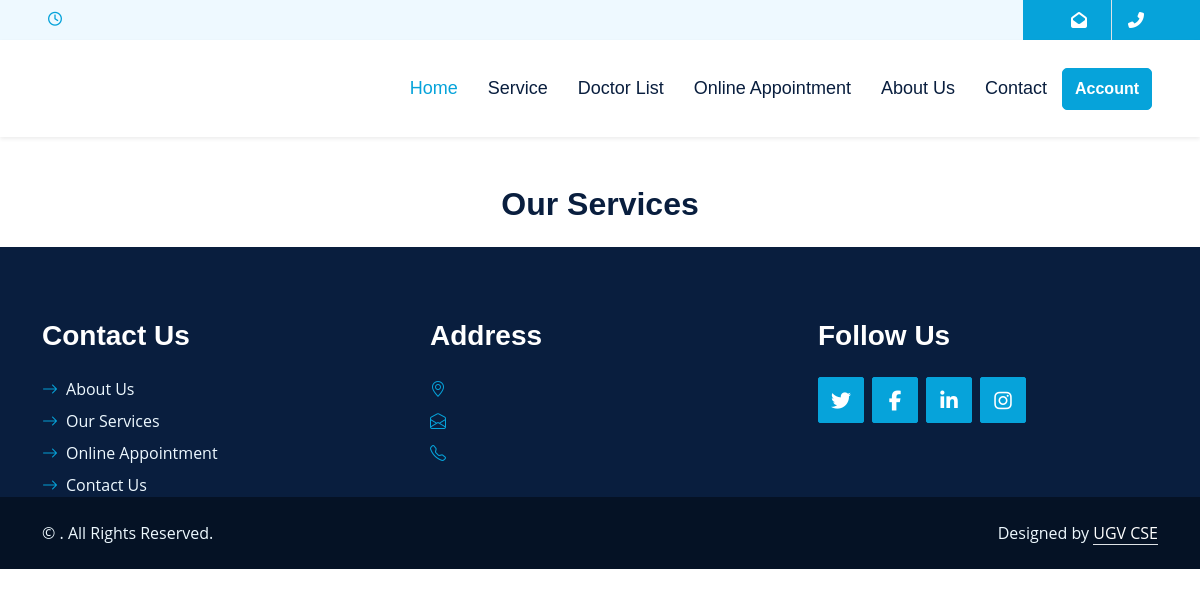
The page /public-services/ on the database as committed earlier.
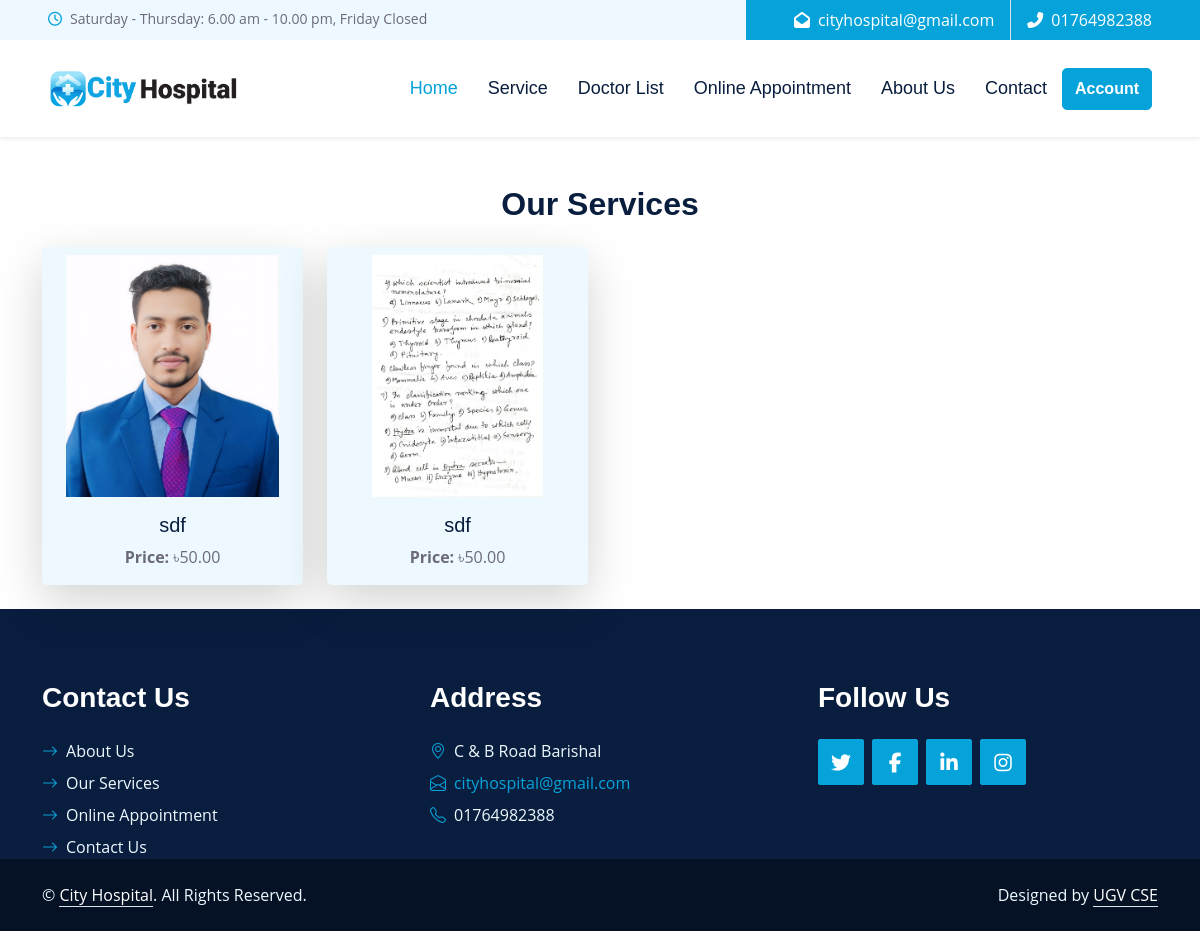
The same page on the database as committed later.
### pms/models.py (models this page shows, shortened)
class SiteInfo(models.Model):
    site_name = models.CharField(max_length=20)
    color_logo = models.ImageField(upload_to='logo/')
    white_logo = models.ImageField(upload_to='logo/')
    email = models.EmailField()
    phone = models.CharField(max_length=14)
    address = models.CharField(max_length=100)
    opening_hours = models.CharField(max_length=255, default='Saturday - Thursday: 6.00 am - 10.00 pm, Friday Closed')
    site_facebook = models.URLField(max_length=100)
    site_x = models.URLField(max_length=100)
    site_instagram = models.URLField(max_length=100)
    site_pinterest = models.URLField(max_length=100)

class Service(models.Model):
    name = models.CharField(max_length=200)
    price = models.DecimalField(max_digits=10, decimal_places=2)
    image = models.ImageField(upload_to='services/')

### pms/views.py (the view)
# urls.py: path('public-services/', public_service_list, name='public_service_list'),
def public_service_list(request):
    services = Service.objects.all()
    return render(request, 'public_service_list.html', {'services': services})

### pms/context_processors.py (called while the page is built)
def site_information(request):
    site_info = SiteInfo.objects.first()
    return {
        'site_info': site_info
    }

### templates/public_service_list.html
{% extends 'base.html' %}
{% block content %}
    <div class="container mt-5">
        <h2 class="text-center mb-4">Our Services</h2>
        <div class="row">
            {% for service in services %}
                <div class="col-lg-3 col-md-4 col-sm-6 mb-4">
                    <div class="card shadow-lg border-0 rounded-3" style="background-color: #EEF9FF;">
                        <img src="{{ service.image.url }}" alt="{{ service.name }}" class="card-img-top img-fluid pt-2" style="height: 250px; object-fit: contain;">
                        <div class="card-body d-flex flex-column justify-content-center text-center">
                            <h5 class="card-title">{{ service.name }}</h5>
                            <p class="card-text"><strong>Price:</strong> ৳{{ service.price }}</p>
                        </div>
                    </div>
                </div>
            {% endfor %}
        </div>
    </div>
{% endblock %}

### templates/base.html (shortened to what this page needs)
{% load static %}
<!DOCTYPE html>
<html lang="en">
<head>
    <link href="https://cdnjs.cloudflare.com/ajax/libs/font-awesome/6.4.2/css/all.min.css" rel="stylesheet">
    <link href="https://cdn.jsdelivr.net/npm/bootstrap-icons@1.4.1/font/bootstrap-icons.css" rel="stylesheet">
    <link href="{% static 'assets/lib/owlcarousel/assets/owl.carousel.min.css' %}" rel="stylesheet">
    <link href="{% static 'assets/lib/animate/animate.min.css' %}" rel="stylesheet">
    <link href="{% static 'assets/lib/tempusdominus/css/tempusdominus-bootstrap-4.min.css' %}" rel="stylesheet" />
    <link href="{% static 'assets/lib/twentytwenty/twentytwenty.css' %}" rel="stylesheet" />
    <link href="{% static 'assets/css/bootstrap.min.css' %}" rel="stylesheet">
    <link href="{% static 'assets/css/style.css' %}" rel="stylesheet">
  <link href="https://cdnjs.cloudflare.com/ajax/libs/select2/4.0.13/css/select2.min.css" rel="stylesheet" />
</head>
<body>
{% include 'header.html' %}
{% block content %}
{% endblock content %}
{% include 'footer.html' %}
</body>
</html>

### templates/header.html (shortened to what this page needs)
{% load static %}
    <div class="container-fluid bg-light ps-5 pe-0 d-none d-lg-block">
        <div class="row gx-0">
            <div class="col-md-6 text-center text-lg-start mb-2 mb-lg-0">
                <div class="d-inline-flex align-items-center">
                    <small class="py-2"><i class="far fa-clock text-primary me-2"></i>{{ site_info.opening_hours }} </small>
                </div>
            </div>
            <div class="col-md-6 text-center text-lg-end">
                <div class="position-relative d-inline-flex align-items-center bg-primary text-white top-shape px-5">
                    <div class="me-3 pe-3 border-end py-2">
                        <p class="m-0"><i class="fa fa-envelope-open me-2"></i>{{ site_info.email }}</p>
                    </div>
                    <div class="py-2">
                        <p class="m-0"><i class="fa fa-phone-alt me-2"></i>{{ site_info.phone }}</p>
                    </div>
                </div>
            </div>
        </div>
    </div>
    <nav class="navbar navbar-expand-sm bg-white navbar-light shadow-sm px-5 py-3 py-lg-0">
        <a href="{% url 'home' %}" class="navbar-brand p-0">
            <img src="{{ site_info.color_logo.url }}" alt="" style="width: 190px;">
        </a>
        <div class="collapse navbar-collapse" id="navbarCollapse">
            <div class="navbar-nav ms-auto py-0">
                <a href="{% url 'home' %}" class="nav-item nav-link active">Home</a>
                <a href="{% url 'public_service_list' %}" class="nav-item nav-link">Service</a>
                <a href="{% url 'public_doctor_list' %}" class="nav-item nav-link">Doctor List</a>
                <a href="{% url 'public_online_appointment' %}" class="nav-item nav-link">Online Appointment</a>
                <a href="{% url 'about_us' %}" class="nav-item nav-link">About Us</a>
                <a href="{% url 'contact' %}" class="nav-item nav-link">Contact</a>
            </div>
            {% if user.is_authenticated %}
                <a style="border-radius: 5px;" href="#" class="btn btn-primary py-2 dropdown-toggle" id="accountDropdown" data-bs-toggle="dropdown" aria-expanded="false">
                {{ user.first_name|default:user.username }}
                </a>
                <ul class="dropdown-menu dropdown-menu-end" style="margin-left:25px;" aria-labelledby="accountDropdown">
                 {% comment %} <li><hr class="dropdown-divider"></li> {% endcomment %}
                <li><a class="dropdown-item" href="{% url 'logout' %}">Logout</a></li>
                </ul>
            {% else %}
                <a href="{% url 'login' %}" class="btn btn-primary py-2" style="border-radius: 5px;">
                Account
                </a>
            {% endif %}
        </div>
    </nav>

### templates/footer.html
<div class="container-fluid bg-dark text-light  wow fadeInUp" data-wow-delay="0.3s" >
    <div class="container pt-5">
        <div class="row g-5 pt-4">
            <div class="col-lg-4 col-md-6">
                <h3 class="text-white mb-4">Contact Us</h3>
                <div class="d-flex flex-column justify-content-start">
                    <a class="text-light mb-2" href="{% url 'about_us' %}"><i class="bi bi-arrow-right text-primary me-2"></i>About Us</a>
                    <a class="text-light mb-2" href="{% url 'public_service_list' %}"><i class="bi bi-arrow-right text-primary me-2"></i>Our Services</a>
                    <a class="text-light mb-2" href="#"><i class="bi bi-arrow-right text-primary me-2"></i>Online Appointment</a>
                    <a class="text-light" href="{% url 'contact' %}"><i class="bi bi-arrow-right text-primary me-2"></i>Contact Us</a>
                </div>
            </div>
            <div class="col-lg-4 col-md-6">
                <h3 class="text-white mb-4">Address</h3>
                <p class="mb-2"><i class="bi bi-geo-alt text-primary me-2"></i>{{ site_info.address }}</p>
                <p class="mb-2"><i class="bi bi-envelope-open text-primary me-2"></i><a href="mailto:{{ site_info.email }}">{{ site_info.email }}</a></p>
                <p class="mb-0"><i class="bi bi-telephone text-primary me-2"></i>{{ site_info.phone }}</p>
            </div>
            <div class="col-lg-4 col-md-6">
                <h3 class="text-white mb-4">Follow Us</h3>
                <div class="d-flex">
                    <a class="btn btn-lg btn-primary btn-lg-square rounded me-2" href="{{ site_info.site_x }}"><i class="fab fa-twitter fw-normal"></i></a>
                    <a class="btn btn-lg btn-primary btn-lg-square rounded me-2" href="{{ site_info.site_facebook }}"><i class="fab fa-facebook-f fw-normal"></i></a>
                    <a class="btn btn-lg btn-primary btn-lg-square rounded me-2" href="{{ site_info.site_linkedin }}"><i class="fab fa-linkedin-in fw-normal"></i></a>
                    <a class="btn btn-lg btn-primary btn-lg-square rounded" href="{{ site_info.site_instagram }}"><i class="fab fa-instagram fw-normal"></i></a>
                </div>
            </div>
        </div>
    </div>
</div>
<div class="container-fluid text-light py-4" style="background: #051225;">
    <div class="container">
        <div class="row g-0">
            <div class="col-md-6 text-center text-md-start">
                <p class="mb-md-0">&copy; <a class="text-white border-bottom" >{{ site_info.site_name }}</a>. All Rights Reserved.</p>
            </div>
            <div class="col-md-6 text-center text-md-end">
                <p class="mb-0">Designed by <a class="text-white border-bottom" href="">UGV CSE </a></p>
            </div>
        </div>
    </div>
</div>

### pms/static/assets/css/style.css (style rules this page uses)
:root { --primary: #06A3DA; --secondary: #F57E57; --light: #EEF9FF; --dark: #091E3E; }
h1, h2, .font-weight-bold { font-weight: 700 !important; }
h3, h4, .font-weight-semi-bold { font-weight: 600 !important; }
h5, h6, .font-weight-medium { font-weight: 500 !important; }
.btn { font-family: 'Jost', sans-serif; font-weight: 600; transition: .5s; }
.btn-primary, .btn-secondary { color: #FFFFFF; }
.btn-lg-square { width: 46px; height: 46px; }
.btn-square, .btn-sm-square, .btn-lg-square { padding-left: 0; padding-right: 0; text-align: center; }
.navbar-light .navbar-nav .nav-link { font-family: 'Jost', sans-serif; padding: 35px 15px; font-size: 18px; color: var(--dark); outline: none; transition: .5s; }
.navbar-light .navbar-nav .nav-link:hover, .navbar-light .navbar-nav .nav-link.active { color: var(--primary); }

Rows that differ between the two databases and show on the page:
added SiteInfo: opening_hours "Saturday - Thursday: 6.00 am - 10.00 pm, Friday Closed", email "cityhospital@gmail.com", phone "01764982388", color_logo (picture), address "C & B Road Barishal", site_name "City Hospital"
added Service: image (picture), name "sdf", price "50.00"
added Service: image (picture), name "sdf", price "50.00"
